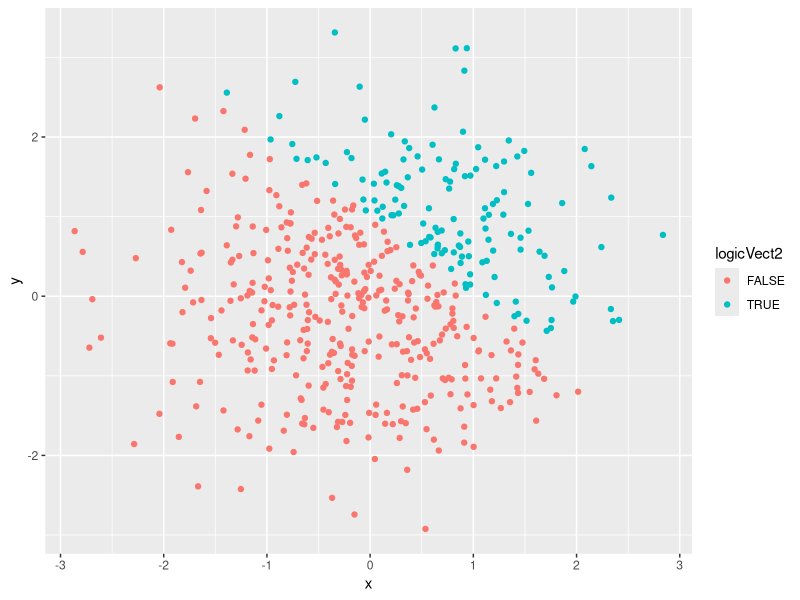
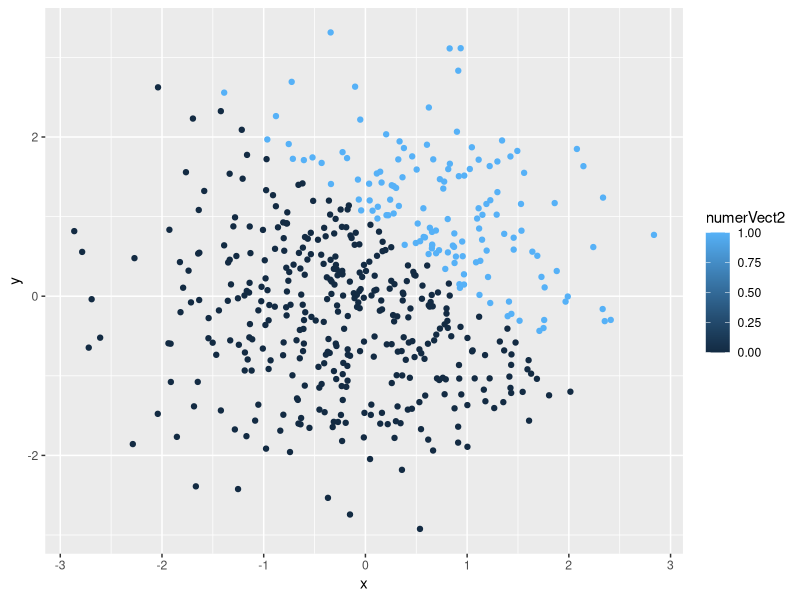
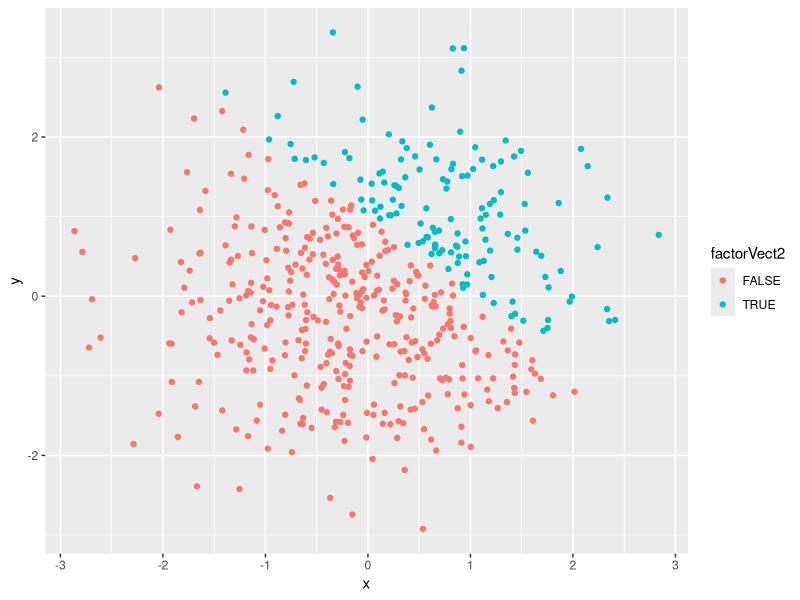
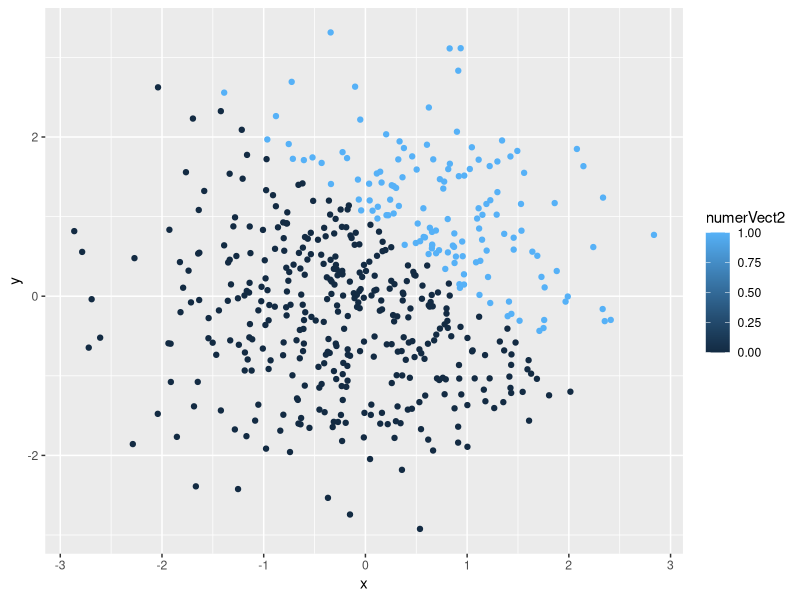

The R script that drew these images, in order:
## ---- chunk 1
library(tidyverse)
df1 = tibble(
  normSamp = rnorm(8),                      #normal sample
  logicVect1 = normSamp > 0,                #logical
  charVect1 = character(length = 8),        #character
  factorVect1 = factor(c(1,2,3,1,2,3,1,2))  #factor
)
## ---- chunk 2
as.numeric(pull(df1,logicVect1))*pull(df1,normSamp)
as.factor(pull(df1,logicVect1))*pull(df1,normSamp)
as.numeric(as.factor(pull(df1,logicVect1)))*pull(df1,normSamp)
## ---- chunk 3
df2 = tibble(
  x = rnorm(500), #sample 500 from normal
  y = rnorm(500),
  logicVect2 = (x + y) > 1,
  numerVect2 = as.numeric(logicVect2),
  factorVect2 = as.factor(logicVect2)
)
## ---- chunk 4
ggplot(df2, aes(x = x, y = y, color = logicVect2)) + geom_point()
## ---- chunk 5
plot1 = ggplot(df2, aes(x = x, y = y, color = numerVect2)) + geom_point()
ggsave("scatter_plot.jpeg", plot1)
## ---- chunk 6
ggplot(df2, aes(x = x, y = y, color = numerVect2)) + geom_point()
## ---- chunk 7
ggplot(df2, aes(x = x, y = y, color = factorVect2)) + geom_point()
